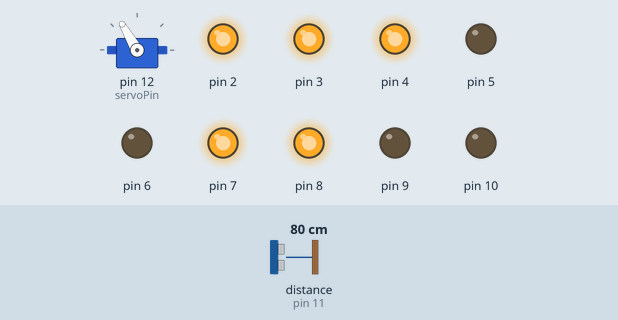
Simulated run of this sketch. Board: Arduino Uno, built with avr-gcc and run on an emulated ATmega328P. Parts: servo, output pins drawn as LEDs (lit = HIGH). Wiring (inferred from the names in the program): ultrasonic range finder: trigger pin 13; echo pin 11. Inputs (shaded band) come from the test bench; at power-on: distance to the obstacle (sensor on pin 11) 80 cm. The echo pulse lasts 58.3 µs per cm; pins used as bus, display or sensor lines are not drawn; what the sketch prints to the serial monitor is not drawn.

Above: at 1.2 s.
1.3 s: distance to the obstacle (sensor on pin 11) set to 8 cm
3.0 s: distance to the obstacle (sensor on pin 11) set to 5 cm
At 6.0 s:
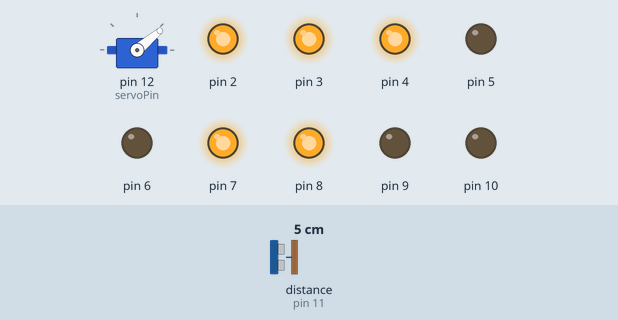
At 13.7 s:
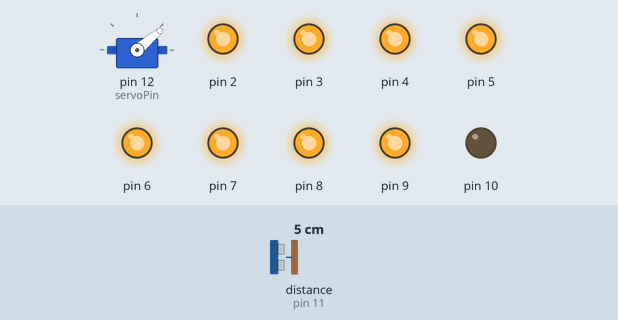
Timing chart, 0 to 14.0 s (numbered marks = the images above; inputs shaded):
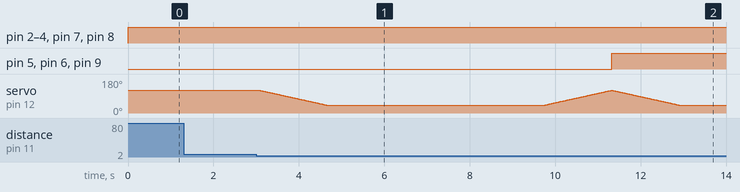

The sketch:

WeightBoxwithFNDcounter.ino
```cpp
#include<Servo.h>
#define FND_A 2
#define FND_DP 9
long timer = 43200000;
int trigPin = 13;
int echoPin = 11;
long duration;
long distance;
int servoPin = 12;
Servo servo1;

void setup() {
  servo1.attach(servoPin);
  pinMode(trigPin, OUTPUT);
  pinMode(echoPin, INPUT);
  for(int i = FND_A; i<=10; i++){
    pinMode(i, OUTPUT); // pin2-10 output
  }
  Serial.begin(9600);
}
long mstc(long time){
  return time * 0.034/2;
}
boolean digit[10][8] = {
  {1,1,1,1,1,1,0,0}, //0
  {0,1,1,0,0,0,0,0}, //1
  {1,1,0,1,1,0,1,0}, //2
  {1,1,1,1,0,0,1,0}, //3
  {0,1,1,0,0,1,1,0}, //4
  {1,0,1,1,0,1,1,0}, //5
  {1,0,1,1,1,1,1,0}, //6
  {1,1,1,0,0,0,0,1}, //7
  {1,1,1,1,1,1,1,1}, //8
  {1,1,1,0,0,1,1,0}, //9
};
int j = 9;
bool count = false;

void loop() {
  servo1.write(120);
  for(j=9; j>=0; j--){
    count = false;
    for(int i=FND_A; i<= FND_DP; i++){
      digitalWrite(i, digit[j][i-2]);
    }
    while(count != true){
      digitalWrite(trigPin, LOW);
      delayMicroseconds(2);
      digitalWrite(trigPin, HIGH);
      delayMicroseconds(10);
      digitalWrite(trigPin, LOW);
      duration = pulseIn(echoPin, HIGH);
      distance = mstc(duration);
      Serial.print("The distance to the target is: ");
      Serial.print(distance);
      Serial.print(" Centimeters. ");
      if(distance >= 0 && distance <= 5){
        for(int anglle = 120; anglle >= 40; anglle--){
          servo1.write(anglle);
          delay(20);
        }
        count = true;
      }
    }
    delay(5000);
    for(int angle = 40; angle <= 120; angle++){
      servo1.write(angle);
      delay(20);
    }
  }
  delay(timer);  //Delays for half a day when count = true
}
```

Measured:
- the behaviour switches between 7 and 6 cm on distance to the obstacle (sensor on pin 11) (found by bisection; images 0 and 1)
- after the input at 1.3 s, every drawn part: stays the same
- after the input at 3.0 s, pin 5, pin 6, pin 9: LOW → HIGH after 8.3 s
